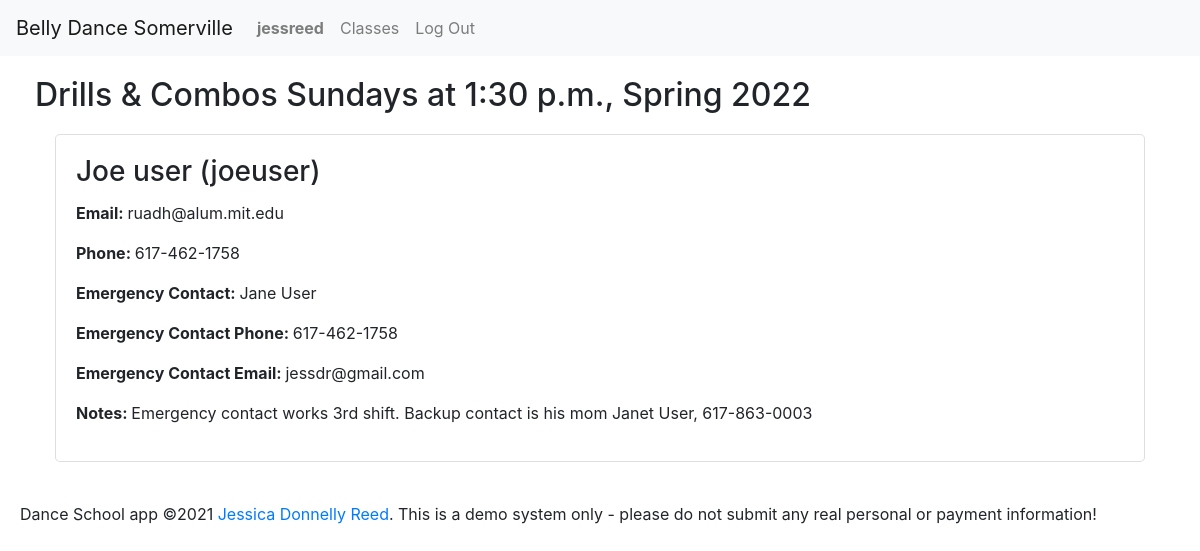
Before: /contact-sheet/8 (signed in) with the older database file.
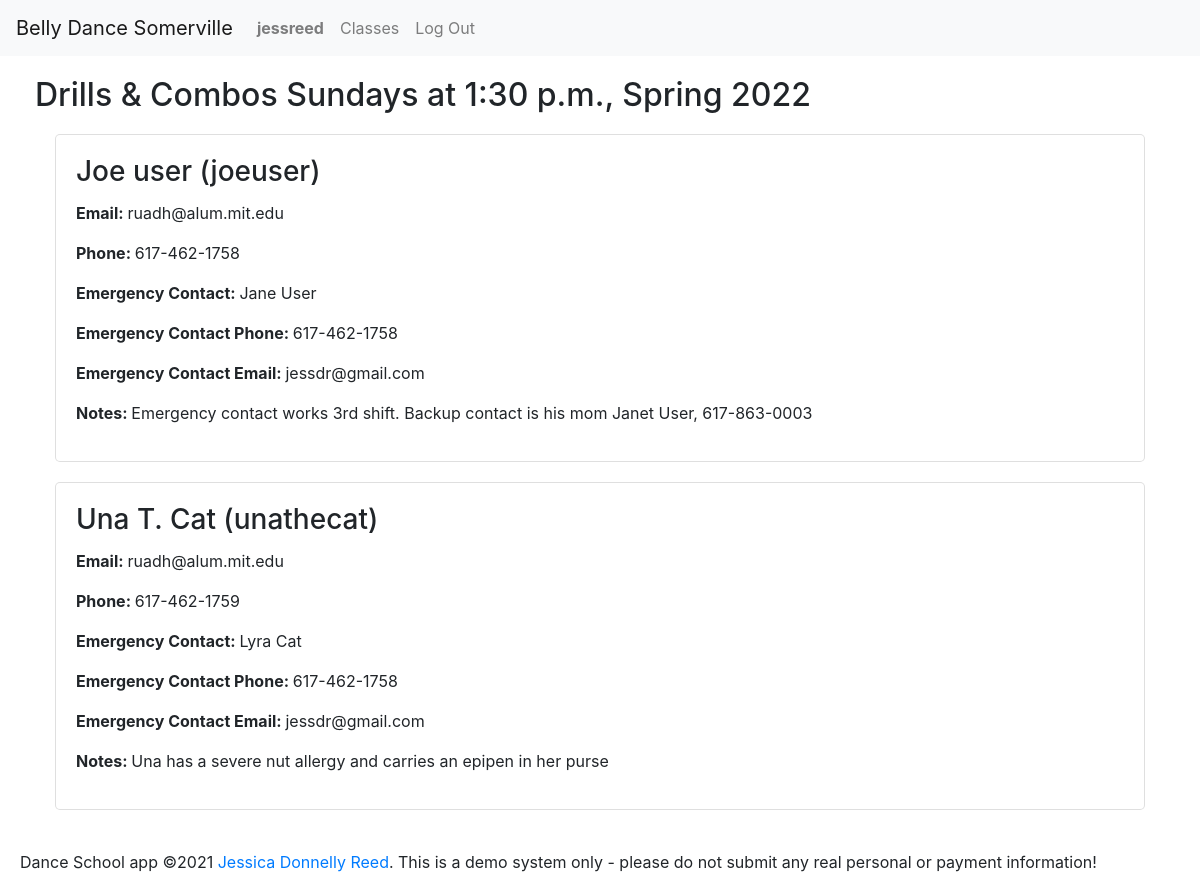
After: the same page with the newer database file.
### enrollment/models.py (models this page shows, shortened)
class User(AbstractUser):
    timezone = models.CharField(max_length=32, choices=TIMEZONES,
                                default=settings.DEFAULT_TIMEZONE)
    first_name = models.CharField(max_length=128, null=False, blank=False)
    last_name = models.CharField(max_length=128, null=False, blank=False)
    email = models.EmailField(max_length=254, null=False, blank=False)
    phone = models.CharField(max_length=32, null=True, blank=True)
    emergency_first = models.CharField(max_length=128, null=True, blank=True)
    emergency_last = models.CharField(max_length=128, null=True, blank=True)
    emergency_email = models.EmailField(max_length=254, null=True, blank=True)
    emergency_phone = models.CharField(max_length=32, null=True, blank=True)
    accept_terms = models.DateTimeField(null=True, blank=True)
    contact_sheet_notes = models.CharField(
        max_length=2048, null=True, blank=True)
    def __str__(self):
        return f'{self.first_name} {self.last_name} ({self.username})'

### enrollment/views.py (the view)
# urls.py: path('contact-sheet/<int:id>', views.contact_sheet, name='contact_sheet'),
@login_required
def contact_sheet(request, id):
    if request.user.is_staff:
        try:
            offering = Offering.objects.get(id=id)
        except Offering.DoesNotExist:
            offering = None
            students = None
        try:
            students = User.objects.filter(
                orders__line_items__offering=offering)
        except User.DoesNotExist:
            students = None
        return render(request, 'enrollment/contact-sheet.html', {
            'offering': offering,
            'students': students
        })
    else:
        return render(request, 'enrollment/contact-sheet.html', {
            'offerings': None,
            'message': 'You are not authorized to view this page'
        })

### enrollment/context_processors.py (called while the page is built)
def global_settings(request):
    return {
    'DEFAULT_TIMEZONE': settings.DEFAULT_TIMEZONE,
    'TIME_FORMAT': settings.TIME_FORMAT,
    'DATE_FORMAT': settings.DATE_FORMAT,
    'DATE_TIME_FORMAT': settings.DATE_TIME_FORMAT,
    'DATE_TIME_FORMAT_NO_YEAR': settings.DATE_TIME_FORMAT_NO_YEAR,
    'DATE_TIME_TIMEZONE_FORMAT': settings.DATE_TIME_TIMEZONE_FORMAT,
    'SCHOOL_NAME': settings.SCHOOL_NAME,
    'SCHOOL_POLICIES': settings.SCHOOL_POLICIES,
    'NO_OFFERINGS': settings.NO_OFFERINGS,
    }

### enrollment/models.py (called while the page is built)
    def __str__(self):
        return self.name

    @property
    def weekday_name(self):
        return settings.WEEKDAYS[self.weekday][1]

### enrollment/templates/enrollment/contact-sheet.html (shortened to what this page needs)
{% extends "enrollment/layout.html" %}
{% block body %}
<div class="row">
    <div class="col-md">
        {% if offering %}
            <h2>{{offering.course.title}} {{offering.weekday_name}}s at {{offering.start_time}}, {{offering.semester}}</h2>
            {% if students %}
                {% for student in students %}
                    <div class="card">
                        <div class="card-body">
                            <h3 class="card-title">{{student}}</h3>
                            <p><span class="label">Email:  </span>{{student.email}}</p>
                            <p><span class="label">Phone:  </span>{{student.phone}}</p>
                            <p><span class="label">Emergency Contact:  </span>{{student.emergency_first}} {{student.emergency_last}}</p>
                            <p><span class="label">Emergency Contact Phone:  </span>{{student.emergency_phone}}</p>
                            <p><span class="label">Emergency Contact Email:  </span>{{student.emergency_email}}</p>
                            <p><span class="label">Notes:  </span>{{student.contact_sheet_notes|default_if_none:""}}</p>
                        </div>
                    </div>
                {% endfor %}
            {% else %}
            <h3>No students enrolled.</h3>
            {% endif %}
        {% endif %}
    </div>
</div>
{% endblock %}

Changed rows visible on the page:
now on this page (row edited): User: first_name+last_name+username "Una T. Cat (unathecat)", email "ruadh@alum.mit.edu", phone "617-462-1759", emergency_first "Lyra", emergency_last "Cat", emergency_phone "617-462-1758", emergency_email "jessdr@gmail.com", contact_sheet_notes "Una has a severe nut allergy and carries an epipen in her purse"
